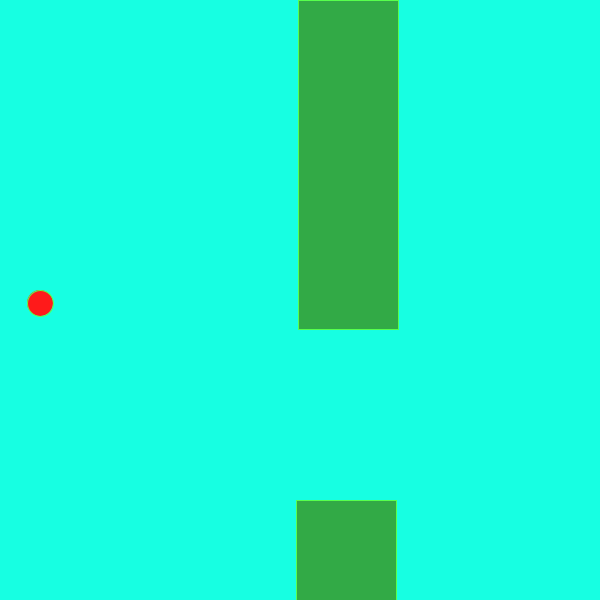
Frame 1 (no input)
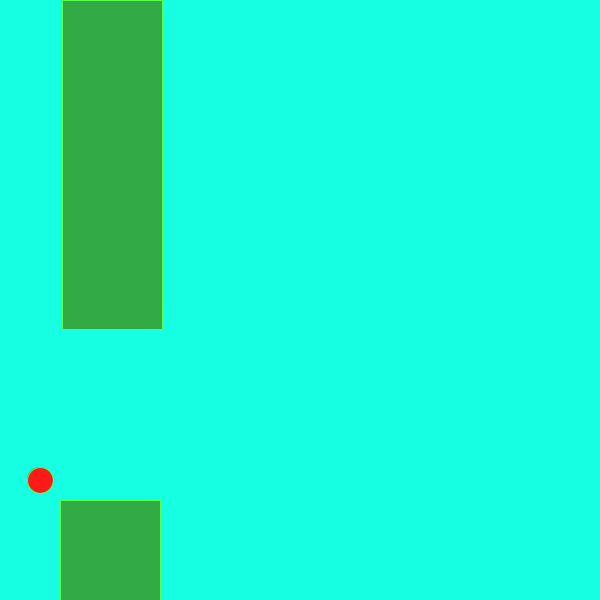
Frame 60 (the mouse pressed at the canvas centre just before this capture)
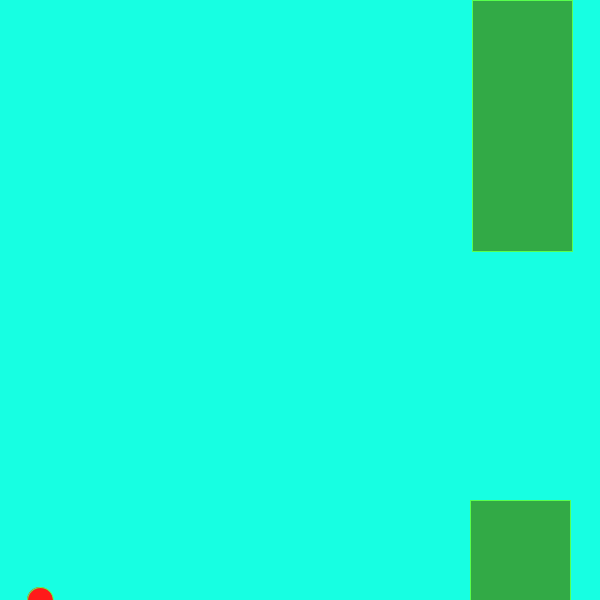
Frame 120 (the mouse held since frame 60 and released just before this capture)

The Processing sketch that drew these frames (run headless with seeded random() and noise(); from frame 60 on, the mouse is pressed at the canvas centre):

// Processing sketch: FlappyBird
// ── FlappyBird.pde
int x=40;
int y=300;
int birdYVelocity=60;
int gravity=3;
int Xrect=300;
int upperPipeHeight= (int)random(200, 400);

void setup(){
  size(600,600);
}
void draw(){
  background(23, 255, 226);
  fill(255, 26, 26);
stroke(88, 255, 77);
y=y+gravity;
ellipse(x, y, 26, 26);

fill(50, 170, 70);
Xrect=Xrect-2;
rect(Xrect,0, 100, upperPipeHeight);

if(Xrect==-50){
teleportPipes();
}

fill(50,170, 70);
Xrect=Xrect-2;
rect(Xrect,500, 100, upperPipeHeight);
}
void mousePressed(){
  y=y-birdYVelocity;
  println("Clicked "+y);
}
void teleportPipes(){
  if(Xrect==-50){
Xrect=600;
upperPipeHeight= (int)random(200, 400);
}
}
